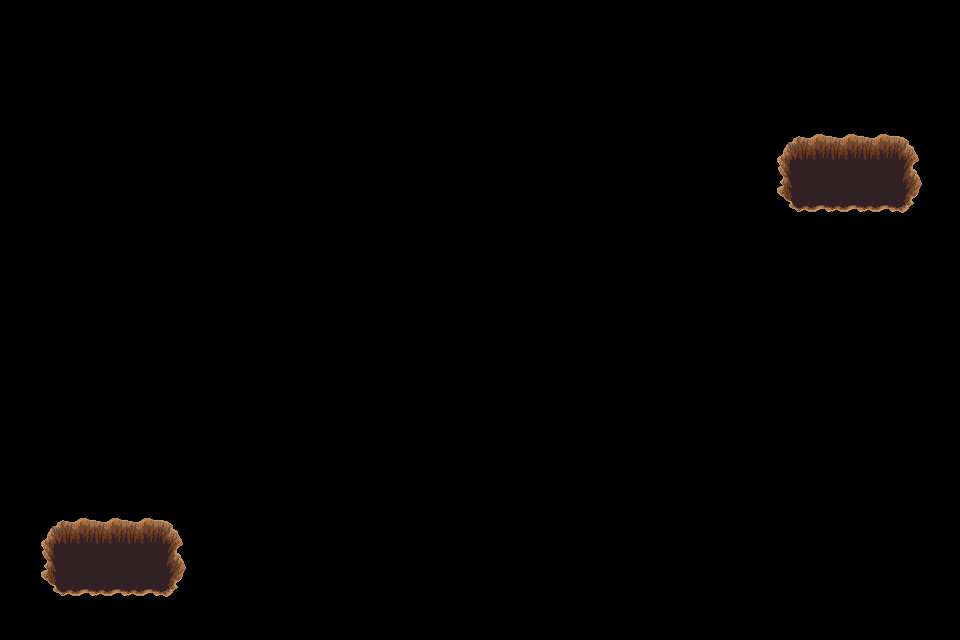

A level layout from a 2D game, rendered from its tile map. Below: a short description, then the map file with its tile-grid data intact:
An orthogonal 30x20 tile map with 32x32 px tiles, 1 tile layer (trou), 2 tilesets.

<map version="1.4" tiledversion="1.4.3" orientation="orthogonal" renderorder="right-down" width="30" height="20" tilewidth="32" tileheight="32" infinite="0" nextlayerid="9" nextobjectid="1">
 <tileset firstgid="1" source="../../dungeon_green.tsx" />
 <tileset firstgid="530" source="../../dungeon.tsx" />
 <layer id="8" name="trou" width="30" height="20">
  <data encoding="csv">
0,0,0,0,0,0,0,0,0,0,0,0,0,0,0,0,0,0,0,0,0,0,0,0,0,0,0,0,0,0,
0,0,0,0,0,0,0,0,0,0,0,0,0,0,0,0,0,0,0,0,0,0,0,0,0,0,0,0,0,0,
0,0,0,0,0,0,0,0,0,0,0,0,0,0,0,0,0,0,0,0,0,0,0,0,0,0,0,0,0,0,
0,0,0,0,0,0,0,0,0,0,0,0,0,0,0,0,0,0,0,0,0,0,0,0,0,0,0,0,0,0,
0,0,0,0,0,0,0,0,0,0,0,0,0,0,0,0,0,0,0,0,0,0,0,0,432,433,433,433,434,0,
0,0,0,0,0,0,0,0,0,0,0,0,0,0,0,0,0,0,0,0,0,0,0,0,455,456,456,456,457,0,
0,0,0,0,0,0,0,0,0,0,0,0,0,0,0,0,0,0,0,0,0,0,0,0,478,479,479,479,480,0,
0,0,0,0,0,0,0,0,0,0,0,0,0,0,0,0,0,0,0,0,0,0,0,0,0,0,0,0,0,0,
0,0,0,0,0,0,0,0,0,0,0,0,0,0,0,0,0,0,0,0,0,0,0,0,0,0,0,0,0,0,
0,0,0,0,0,0,0,0,0,0,0,0,0,0,0,0,0,0,0,0,0,0,0,0,0,0,0,0,0,0,
0,0,0,0,0,0,0,0,0,0,0,0,0,0,0,0,0,0,0,0,0,0,0,0,0,0,0,0,0,0,
0,0,0,0,0,0,0,0,0,0,0,0,0,0,0,0,0,0,0,0,0,0,0,0,0,0,0,0,0,0,
0,0,0,0,0,0,0,0,0,0,0,0,0,0,0,0,0,0,0,0,0,0,0,0,0,0,0,0,0,0,
0,0,0,0,0,0,0,0,0,0,0,0,0,0,0,0,0,0,0,0,0,0,0,0,0,0,0,0,0,0,
0,0,0,0,0,0,0,0,0,0,0,0,0,0,0,0,0,0,0,0,0,0,0,0,0,0,0,0,0,0,
0,0,0,0,0,0,0,0,0,0,0,0,0,0,0,0,0,0,0,0,0,0,0,0,0,0,0,0,0,0,
0,432,433,433,433,434,0,0,0,0,0,0,0,0,0,0,0,0,0,0,0,0,0,0,0,0,0,0,0,0,
0,455,456,456,456,457,0,0,0,0,0,0,0,0,0,0,0,0,0,0,0,0,0,0,0,0,0,0,0,0,
0,478,479,479,479,480,0,0,0,0,0,0,0,0,0,0,0,0,0,0,0,0,0,0,0,0,0,0,0,0,
0,0,0,0,0,0,0,0,0,0,0,0,0,0,0,0,0,0,0,0,0,0,0,0,0,0,0,0,0,0
</data>
 </layer>
</map>
